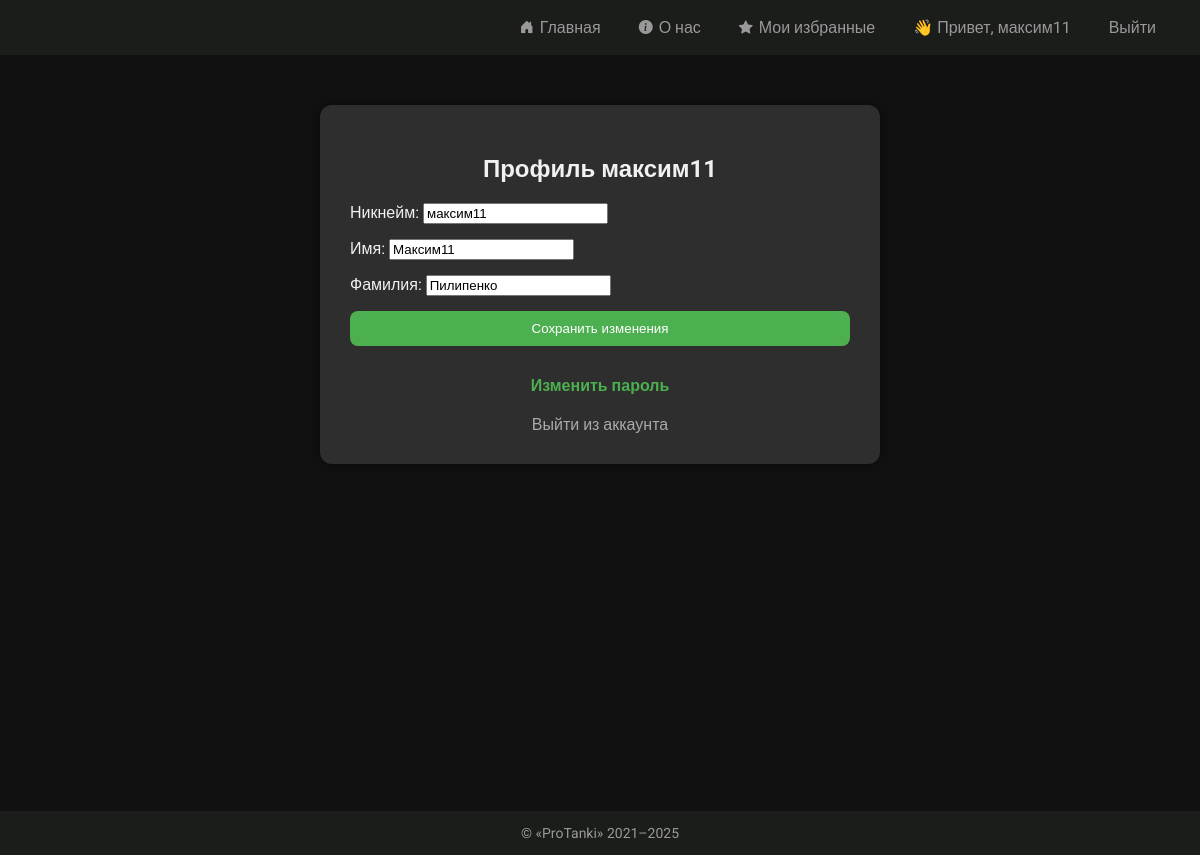
Screenshot of /users/profile/ (signed in) with the database file from the repository.
### users/models.py (models this page shows, shortened)
class CustomUser(AbstractUser):
    email = models.EmailField(unique=False, blank=False, null=True, verbose_name="Email")
    first_name = models.CharField(blank=True, null=True, max_length=100, verbose_name="Имя")
    last_name = models.CharField(blank=True, null=True, max_length=100, verbose_name="Фамилия")

### users/views.py (the view)
# urls.py: path('profile/', profile_view, name='profile'),
@login_required
def profile_view(request:HttpRequest):
    if request.method == 'POST':
            form = ProfileForm(request.POST, instance=request.user)
            if form.is_valid():
                form.save()
                messages.success(request, 'Профиль успешно обновлён!')
                return redirect('profile')
            else:
                messages.error(request, 'Ничего не удается ')
    else:
        form = ProfileForm(instance=request.user)
    return render(request, 'users/profile.html', {
        'form': form,
    })

### users/forms.py
class ProfileForm(forms.ModelForm):
    class Meta:
        model = CustomUser
        fields = ['first_name', 'last_name','username']

### templates/users/profile.html (shortened to what this page needs)
{% extends "base.html" %}
{% load static %}
{% block content %}
<div class="profile-container" style="max-width: 500px; margin: 50px auto; background: #2e2e2e; color: #f1f1f1; padding: 30px; border-radius: 12px; box-shadow: 0 0 10px rgba(0,0,0,0.5);">
    <h2 style="text-align:center; margin-bottom: 20px;">Профиль {{ request.user.username }}</h2>
    <form method="post" style="display: flex; flex-direction: column; gap: 15px;">
        <div>
            <label for="id_username">Никнейм:</label>
            {{ form.username }}
        </div>
        <div>
            <label for="id_first_name">Имя:</label>
            {{ form.first_name }}
        </div>
        <div>
            <label for="id_last_name">Фамилия:</label>
            {{ form.last_name }}
        </div>
        <button type="submit" style="padding: 10px; border: none; border-radius: 8px; background-color: #4caf50; color: white; cursor: pointer;">
            Сохранить изменения
        </button>
        <div style="text-align:center; margin-top: 15px;">
            <a href="{% url 'change_password' %}"
               style="color: #4caf50; text-decoration: none; font-weight: bold;">
                Изменить пароль
            </a>
        </div>
    </form>
    <div style="text-align:center; margin-top: 20px;">
        <a href="{% url 'logout' %}" style="color: #aaa; text-decoration: none;">Выйти из аккаунта</a>
    </div>
</div>
{% endblock %}

### templates/base.html (shortened to what this page needs)
{% load static %}
<!doctype html>
<html lang="en">
  <head>
    <link rel="stylesheet" href="{% static 'protanki/base.css' %}" />
    <link
      rel="stylesheet"
      href="https://cdn.jsdelivr.net/npm/bootstrap-icons@1.10.5/font/bootstrap-icons.css"
    />
  </head>
  <body>
    <header>
      <nav>
        <a href="{% url 'index' %}" class="nav-link">
          <i class="bi bi-house-door-fill"></i> Главная
        </a>
        <a href="{% url 'about' %}" class="nav-link">
          <i class="bi bi-info-circle-fill"></i> О нас
        </a>
        {% if user.is_authenticated %}
          <a href="{% url 'favorites' %}" class="nav-link"> <i class="bi bi-star-fill text-warning"></i>Мои избранные</a>
        {% endif %}
        {% if request.user.is_authenticated %}
        <a href="{% url 'profile' %}" class="nav-link_profile">
          <span  class="nav-link_user">
            👋 Привет,
            {{request.user.username}}
          </span>
        </a>
        <form method="post" action="{% url 'logout' %}">
          <button class="nav-link_quit">Выйти</button>
        </form>
        {% else %}
        <a class="nav-link_reg"  href="{% url 'register' %}">
          <i class="bi bi-people-fill"></i> Регистрация
        </a>
        {% endif %}
      </nav>
    </header>
    <div class="wrapper">
<main>
    {% block content %}
    {% endblock %}
</main>
      <footer>© «ProTanki» 2021–2025</footer>
    </div>
  </body>
</html>

### static/protanki/base.css (style rules this page uses)
html, body { margin: 0; padding: 0; font-family: "Roboto", sans-serif; min-height: 100vh; background: #111; color: white; display: flex; flex-direction: column; scroll-behavior: smooth; }
:root { --index: calc(1vw + 1vh); }
body { margin: 0; padding: 0; font-family: "Roboto", sans-serif; background: #111; color: white; display: flex; flex-direction: column; min-height: 100vh; position: relative; }
header { z-index: 10; position: relative; }
main { flex: 1; position: relative; z-index: 2; }
nav { display: flex; justify-content: flex-end; gap: 10px; padding: 10px; background-color: #1b1d1a; }
.nav-link, .nav-link_user, .nav-link_quit { display: flex; align-items: center; gap: 6px; padding: 8px 14px; text-decoration: none; font-family: "Roboto", sans-serif; font-size: 16px; transition: all 0.2s ease-in-out; color: #999; position: relative; right: 20px; cursor: pointer; }
.nav-link_quit { background: none; border: none; cursor: pointer; }
.nav-link i { font-size: 14px; }
footer { background-color: #1b1d1a; color: #999; text-align: center; padding: 14px 30px; font-size: 14px; font-family: "Roboto", sans-serif; z-index: 10; }
.wrapper { flex: 1; display: flex; flex-direction: column; min-height: 100vh; position: relative; z-index: 2; }
.nav-link_profile { text-decoration: none; }

### rows the page displays
CustomUser: user.username "максим11", username "максим11", first_name "Максим11", last_name "Пилипенко"
